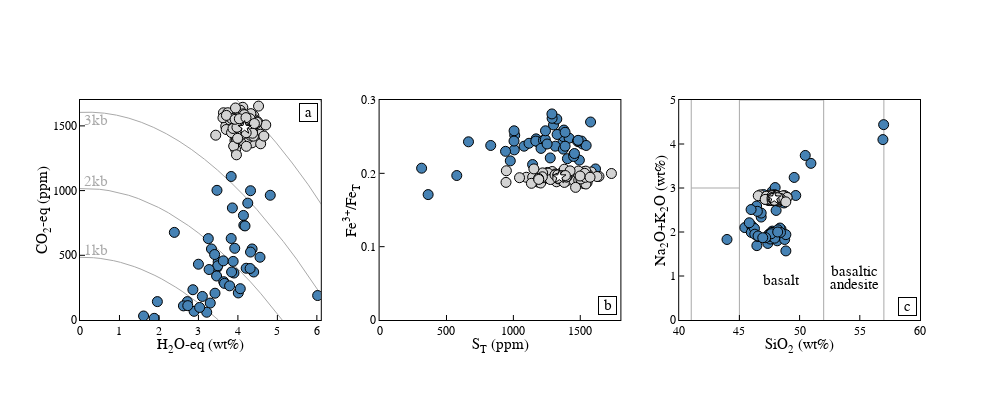

Notebook source saved alongside this figure:
### Code cell
### volatile concentrations and TAS plot

def plot_composition(data,CO2_H2O="yes",S_Fe3T="yes",tas="yes")

    if CO2_H2O == "yes" and S_Fe3FeT == "yes" and tas == "yes":
        no_col = 3
        fig_width = 1000
            else:

    fig = make_subplots(rows=1, cols=3,
                   shared_yaxes = False, shared_xaxes = False,
                   vertical_spacing=0.08, horizontal_spacing=0.07)
lw = 3
syms = 10
lc = "steelblue"

data = raw_data

# H2O-CO2
r = 1
c = 1
fig.add_trace(go.Scatter(mode = "lines", x=isobar_data[:,1], y=isobar_data[:,2], line_color = "darkgrey", line_width = 1, 
                         line_dash = "solid"), row = r, col = c)
fig.add_trace(go.Scatter(mode = "markers", x=data[:,16], y=data[:,17],
                         marker=dict(symbol=data[:,26], color=data[:,25], line_color="black", size=syms, line_width=1)), row = r, col = c)
fig.update_xaxes(range = [0,6.1], dtick = 1, title = "H<sub>2</sub>O-eq (wt%)", row = r, col = c)
fig.update_yaxes(range = [0,1700], dtick = 500, title = "CO<sub>2</sub>-eq (ppm)", row = r, col = c)
fig.add_annotation(x=5.8, y=1600,text="a",showarrow=False, bordercolor = "black", bgcolor="white",
                   width=15, height=15,font=dict(color="black",size=15),textangle=0,  row = r, col = c)
fig.add_annotation(x=0.4, y=540,text="1kb",showarrow=False,font=dict(color="darkgrey",size=15),textangle=0,  row = r, col = c)
fig.add_annotation(x=0.4, y=1070,text="2kb",showarrow=False,font=dict(color="darkgrey",size=15),textangle=0,  row = r, col = c)
fig.add_annotation(x=0.4, y=1540,text="3kb",showarrow=False,font=dict(color="darkgrey",size=15),textangle=0,  row = r, col = c)

# S-Fe3+/FeT
r = 1
c = 2
fig.add_trace(go.Scatter(mode = "markers", x=data[:,18], y=data[:,20],
                         marker=dict(symbol=data[:,26], color=data[:,25], line_color="black", size=syms, line_width=1)), row = r, col = c)
fig.update_xaxes(range = [0,1800], dtick = 500, title = "S<sub>T</sub> (ppm)", row = r, col = c)
fig.update_yaxes(range = [0,0.3], dtick = 0.1, title = "Fe<sup>3+</sup>/Fe<sub>T</sub>", row = r, col = c)
fig.add_annotation(x=1700, y=0.02,text="b",showarrow=False, bordercolor = "black", bgcolor="white",
                   width=15, height=15,font=dict(color="black",size=15),textangle=0,  row = r, col = c)

# TAS
r = 1
c = 3
fig.add_trace(go.Scatter(mode = "lines", x=[41,41,45,45,52,52,57,57], y=[7,-1,-1,5,5,-1,-1,5.9], line_color = "darkgrey", line_width = 1, 
                         line_dash = "solid"), row = r, col = c)
fig.add_trace(go.Scatter(mode = "lines", x=[41,45], y=[3,3], line_color = "darkgrey", line_width = 1, 
                         line_dash = "solid"), row = r, col = c)
fig.add_trace(go.Scatter(mode = "markers", x=data[:,3], y=data[:,13]+data[:,14],
                         marker=dict(symbol=data[:,26], color=data[:,25], line_color="black", size=syms, line_width=1)), row = r, col = c)
fig.update_xaxes(range = [40,60], dtick = 5, title = "SiO<sub>2</sub> (wt%)", row = r, col = c)
fig.update_yaxes(range = [0,5], dtick = 1, title = "Na<sub>2</sub>O+K<sub>2</sub>O (wt%)", row = r, col = c)
fig.add_annotation(x=59, y=0.3,text="c",showarrow=False, bordercolor = "black", bgcolor="white",
                   width=15, height=15,font=dict(color="black",size=15),textangle=0,  row = r, col = c)
fig.add_annotation(x=48.5, y=0.9,text="basalt",showarrow=False,font=dict(color="black",size=15),textangle=0,  row = r, col = c)
fig.add_annotation(x=54.6, y=1.1,text="basaltic",showarrow=False,font=dict(color="black",size=15),textangle=0,  row = r, col = c)
fig.add_annotation(x=54.6, y=0.8,text="andesite",showarrow=False,font=dict(color="black",size=15),textangle=0,  row = r, col = c)

fig.update_layout(height=400, width=1000, plot_bgcolor='rgb(255,255,255)' , showlegend = False)

fig.update_xaxes(showline=True, linewidth=1, linecolor='black', mirror=True, 
                 ticks="inside", ticklen=5, title_standoff = 0, tickcolor="black",
                 title_font=dict(size=15, family='Helvetica', color='black'), 
                 tickfont=dict(family='Helvetica', color='black', size=12))
fig.update_yaxes(showline=True, linewidth=1, linecolor='black', mirror=True, 
                 ticks="inside", ticklen=5, title_standoff = 0, tickcolor="black",
                title_font=dict(size=15, family='Helvetica', color='black'), 
                 tickfont=dict(family='Helvetica', color='black', size=12))

fig.update_layout(font_family="Helvetica",font_color="black")

fig.show()
#fig.write_image("fig3.svg")

### Figure 1 — Plotly figure (JSON) as saved in the notebook; plotly's stock layout.template omitted (floating-point values rounded to 4 significant figures; data arrays with more than 128 entries replaced by an {"elided": "..."} marker saying what was removed)
{"data": [{"line": {"color": "darkgrey", "dash": "solid", "width": 1}, "mode": "lines", "type": "scatter", "x": {"elided": "219 float values"}, "xaxis": "x", "y": {"elided": "219 float values"}, "yaxis": "y"}, {"marker": {"color": {"elided": "154 str values"}, "line": {"color": "black", "width": 1}, "size": 10, "symbol": {"elided": "154 str values"}}, "mode": "markers", "type": "scatter", "x": {"elided": "154 float values"}, "xaxis": "x", "y": {"elided": "154 float values"}, "yaxis": "y"}, {"marker": {"color": {"elided": "154 str values"}, "line": {"color": "black", "width": 1}, "size": 10, "symbol": {"elided": "154 str values"}}, "mode": "markers", "type": "scatter", "x": {"elided": "154 float values"}, "xaxis": "x2", "y": {"elided": "154 float values"}, "yaxis": "y2"}, {"line": {"color": "darkgrey", "dash": "solid", "width": 1}, "mode": "lines", "type": "scatter", "x": [41, 41, 45, 45, 52, 52, 57, 57], "xaxis": "x3", "y": [7, -1, -1, 5, 5, -1, -1, 5.9], "yaxis": "y3"}, {"line": {"color": "darkgrey", "dash": "solid", "width": 1}, "mode": "lines", "type": "scatter", "x": [41, 45], "xaxis": "x3", "y": [3, 3], "yaxis": "y3"}, {"marker": {"color": {"elided": "154 str values"}, "line": {"color": "black", "width": 1}, "size": 10, "symbol": {"elided": "154 str values"}}, "mode": "markers", "type": "scatter", "x": {"elided": "154 float values"}, "xaxis": "x3", "y": {"elided": "154 float values"}, "yaxis": "y3"}], "layout": {"annotations": [{"bgcolor": "white", "bordercolor": "black", "font": {"color": "black", "size": 15}, "height": 15, "showarrow": false, "text": "a", "textangle": 0, "width": 15, "x": 5.8, "xref": "x", "y": 1600, "yref": "y"}, {"font": {"color": "darkgrey", "size": 15}, "showarrow": false, "text": "1kb", "textangle": 0, "x": 0.4, "xref": "x", "y": 540, "yref": "y"}, {"font": {"color": "darkgrey", "size": 15}, "showarrow": false, "text": "2kb", "textangle": 0, "x": 0.4, "xref": "x", "y": 1070, "yref": "y"}, {"font": {"color": "darkgrey", "size": 15}, "showarrow": false, "text": "3kb", "textangle": 0, "x": 0.4, "xref": "x", "y": 1540, "yref": "y"}, {"bgcolor": "white", "bordercolor": "black", "font": {"color": "black", "size": 15}, "height": 15, "showarrow": false, "text": "b", "textangle": 0, "width": 15, "x": 1700, "xref": "x2", "y": 0.02, "yref": "y2"}, {"bgcolor": "white", "bordercolor": "black", "font": {"color": "black", "size": 15}, "height": 15, "showarrow": false, "text": "c", "textangle": 0, "width": 15, "x": 59, "xref": "x3", "y": 0.3, "yref": "y3"}, {"font": {"color": "black", "size": 15}, "showarrow": false, "text": "basalt", "textangle": 0, "x": 48.5, "xref": "x3", "y": 0.9, "yref": "y3"}, {"font": {"color": "black", "size": 15}, "showarrow": false, "text": "basaltic", "textangle": 0, "x": 54.6, "xref": "x3", "y": 1.1, "yref": "y3"}, {"font": {"color": "black", "size": 15}, "showarrow": false, "text": "andesite", "textangle": 0, "x": 54.6, "xref": "x3", "y": 0.8, "yref": "y3"}], "font": {"color": "black", "family": "Helvetica"}, "height": 400, "plot_bgcolor": "rgb(255,255,255)", "showlegend": false, "width": 1000, "xaxis": {"anchor": "y", "domain": [0, 0.2867], "dtick": 1, "linecolor": "black", "linewidth": 1, "mirror": true, "range": [0, 6.1], "showline": true, "tickcolor": "black", "tickfont": {"color": "black", "family": "Helvetica", "size": 12}, "ticklen": 5, "ticks": "inside", "title": {"font": {"color": "black", "family": "Helvetica", "size": 15}, "standoff": 0, "text": "H<sub>2</sub>O-eq (wt%)"}}, "xaxis2": {"anchor": "y2", "domain": [0.3567, 0.6433], "dtick": 500, "linecolor": "black", "linewidth": 1, "mirror": true, "range": [0, 1800], "showline": true, "tickcolor": "black", "tickfont": {"color": "black", "family": "Helvetica", "size": 12}, "ticklen": 5, "ticks": "inside", "title": {"font": {"color": "black", "family": "Helvetica", "size": 15}, "standoff": 0, "text": "S<sub>T</sub> (ppm)"}}, "xaxis3": {"anchor": "y3", "domain": [0.7133, 1], "dtick": 5, "linecolor": "black", "linewidth": 1, "mirror": true, "range": [40, 60], "showline": true, "tickcolor": "black", "tickfont": {"color": "black", "family": "Helvetica", "size": 12}, "ticklen": 5, "ticks": "inside", "title": {"font": {"color": "black", "family": "Helvetica", "size": 15}, "standoff": 0, "text": "SiO<sub>2</sub> (wt%)"}}, "yaxis": {"anchor": "x", "domain": [0, 1], "dtick": 500, "linecolor": "black", "linewidth": 1, "mirror": true, "range": [0, 1700], "showline": true, "tickcolor": "black", "tickfont": {"color": "black", "family": "Helvetica", "size": 12}, "ticklen": 5, "ticks": "inside", "title": {"font": {"color": "black", "family": "Helvetica", "size": 15}, "standoff": 0, "text": "CO<sub>2</sub>-eq (ppm)"}}, "yaxis2": {"anchor": "x2", "domain": [0, 1], "dtick": 0.1, "linecolor": "black", "linewidth": 1, "mirror": true, "range": [0, 0.3], "showline": true, "tickcolor": "black", "tickfont": {"color": "black", "family": "Helvetica", "size": 12}, "ticklen": 5, "ticks": "inside", "title": {"font": {"color": "black", "family": "Helvetica", "size": 15}, "standoff": 0, "text": "Fe<sup>3+</sup>/Fe<sub>T</sub>"}}, "yaxis3": {"anchor": "x3", "domain": [0, 1], "dtick": 1, "linecolor": "black", "linewidth": 1, "mirror": true, "range": [0, 5], "showline": true, "tickcolor": "black", "tickfont": {"color": "black", "family": "Helvetica", "size": 12}, "ticklen": 5, "ticks": "inside", "title": {"font": {"color": "black", "family": "Helvetica", "size": 15}, "standoff": 0, "text": "Na<sub>2</sub>O+K<sub>2</sub>O (wt%)"}}}}
